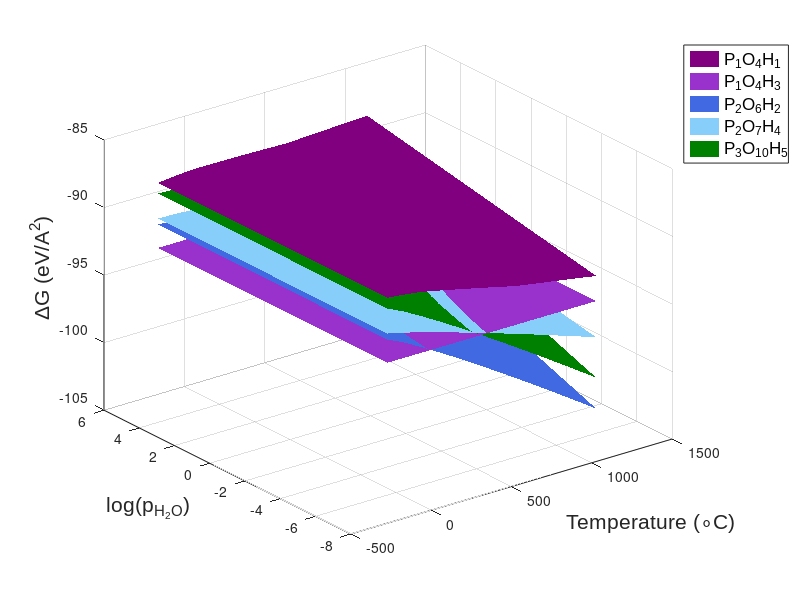

Here is the MATLAB script that generated this plot: (Note: this script raises an error after producing the figure.)
%% clean working space
clear all
close all
format long  

%% control

name_head = 'PO4H2_CeO2_H2O_O2_ppH2O_g_Matlantis';


% aPO4H3 + CeO2 + bH2O + cO2 → (PxOyHz)/CeO2;

% Chemical potential: O2(g) & H2O(g)

% coefficient
% a=x, b= -(3/2)x+(1/2)z, c= -(5/4)x+(1/2)y-(1/4)z


%%
% PxOyHz/CeO2
energy =[
    -1365.29730896426 % P1O4H   (x=1, y=4, z=1)
    -1379.28385412541 % P1O4H3 (x=1, y=4, z=3)
    -1398.69363235357 % P2O6H2 (x=2, y=6, z=2)
    -1412.57168630967 % P2O7H4 (x=2, y=7, z=4)
    -1446.17363235357 % P3O10H5 (x=3, y=10, z=5)
    ];

%%
coefficient = [
1	-1	0.5
1	0	0
2	-2	0
2	-1	0
3   -2  0
];

p_O2 = 0.1; %atm for fixed partial pressure
p_H2O = 0.00; %atm for fixed partial pressure

%%
energy_O2 = -10.28398216266;
energy_H2O = -14.31604842095   
energy_CeO2 = -1236.383926025; 
energy_PO4H3 = -199.0825513072/4; 
                                 

%%

%% O2 chemical potential

%%%%%%%%%%%%%%%%%%%%%%%%%%%%%%%%%%%%%%%%%%%%%%%%%%%%%%
% evaluate the chemical potential of the O2
% http://janaf.nist.gov/
%%%%%%%%%%%%%%%%%%%%%%%%%%%%%%%%%%%%%%%%%%%%%%%%%%%%%%

% Oxygen (O2)	O2(ref)
%T(K)	S	H-H(Tr)
table_O2 = [
0	0	-8.683
100	173.307	-5.779
200	193.485	-2.868
250	199.99	-1.41
300	205.329	0.054
350	209.88	1.531
400	213.871	3.025
450	217.445	4.543
500	220.693	6.084
600	226.451	9.244
700	231.466	12.499
800	235.921	15.835
900	239.931	19.241
1000	243.578	22.703
1100	246.922	26.212
1200	250.01	29.761
1300	252.878	33.344
];

for Temp = 1:1:14

p0 = 0.986923169314 ;% in atm 

T_O2 = table_O2(Temp,1); 
R  = 8.31451 * 0.00001036427; % eV/K
H0_O2 = table_O2(Temp,3);
S0_O2 = table_O2(Temp,2); 

a_O2 = [-8:1:5]; % look at the corresponding mu interval!*
p_O2 = 10.^(a_O2);

delta_mu_O2_p0 = 0.0103642 * ( H0_O2 - table_O2(1,3) - (T_O2 .* S0_O2) ./ 1000) ;
delta_mu_O2 = delta_mu_O2_p0 + (R .* T_O2) * log ( p_O2 ./ p0);

cp_O2(:,Temp) = delta_mu_O2;


end


for ii = 1:1:14
    cp_O2(ii,:) = cp_O2(1,:);
end

pp_O2 = zeros(11,14);
pp_O2 = a_O2.';

%check matlix

for iii = 1:1:14
    temperature(iii,:) = [0:100:1300];
    pp_O2(:,iii) = pp_O2(:,1);
end

%%

%% H2o chemical potential

%%%%%%%%%%%%%%%%%%%%%%%%%%%%%%%%%%%%%%%%%%%%%%%%%%%%%%
% evaluate the chemical potential of the H2O
% http://kinetics.nist.gov/janaf/html/H-064.html
%%%%%%%%%%%%%%%%%%%%%%%%%%%%%%%%%%%%%%%%%%%%%%%%%%%%%%
% Water (H2O)           H2O1(g)

% Enthalpy Reference Temperature = Tr = 298.15 K  
% Standard State Pressure = p° = 0.1 MPa = 0.986923169314 atm
% T              S°               H-H°(Tr)    
% K             J·mol-1·deg-1     kJ·mol-1        
table_H2O = [
0	0	-9.904
100	152.388	-6.615
200	175.485	-3.282
300	189.042	0.062
400	198.788	3.452
500	206.534	6.925
600	213.052	10.501
700	218.739	14.192
800	223.825	18.002
900	228.459	21.938
1000	232.738	26
1100	236.731	30.191
1200	240.485	34.506
1300	244.035	38.942
];

for Temp = 1:1:14

p0 = 0.986923169314 ;% in atm 



T_H2O = table_H2O(Temp,1); 
R  = 8.31451 * 0.00001036427; % eV/K
H0_H2O = table_H2O(Temp,3); 
S0_H2O = table_H2O(Temp,2); 

a_H2O = [-8:1:5]; % look at the corresponding mu interval!*
p_H2O = 10.^(a_H2O);

delta_mu_H2O_p0 = 0.0103642 * ( H0_H2O - table_H2O(1,3) - (T_H2O .* S0_H2O) ./ 1000) ; % delta_mu_H2O_p0 for T_H2O = 300 K

delta_mu_H2O = delta_mu_H2O_p0 + (R .* T_H2O) * log ( p_H2O ./ p0);


cp_H2O(:,Temp) = delta_mu_H2O;

end


pp_H2O = zeros(11,14);
pp_H2O = a_H2O.';

%check matlix

for iii = 1:1:14
    temperature(iii,:) = [0:100:1300];
    pp_H2O(:,iii) = pp_H2O(:,1);
end

%%


for i = 1:1:14
    E_O2(i,:) = energy_O2;
    E_H2O(i,:) = energy_H2O;
    E_PO4H3(i,:) = energy_PO4H3;
    E_CeO2(i,:) = energy_CeO2;
    
    E_O2(:,i) = energy_O2;
    E_H2O(:,i) = energy_H2O;
    E_PO4H3(:,i) = energy_PO4H3;
    E_CeO2(:,i) = energy_CeO2;
    
end

for j = 1:1:size(energy)
    for i = 1:1:14
        
       % if i < 12 
        E(i,:,j) = energy(j,1);
        E(:,i,j) = energy(j,1);

    end
    
    Z(:,:,j) = E(:,:,j) - E_CeO2 - coefficient(j,1)*E_PO4H3 - coefficient(j,2)*E_H2O - coefficient(j,3)*E_O2;
    G(:,:,j) = Z(:,:,j) + (-coefficient(j,2)*cp_H2O-coefficient(j,3)*cp_O2);
    %G(:,:,j) = Z(:,:,j) + (-coefficient(j,2)*cp_H2O); 
    
end

%% PLOT

colors = [
    128./255 0./255 128./255   ; ... % P1O4H   (x=1, y=4, z=1) 
    153./255 50./255 204./255  ;...  % P1O4H3  (x=1, y=4, z=3)
    65./255 105./255 225./255  ; ... % P2O6H2  (x=2, y=6, z=2)
    135./255 206./255 250./255 ; ... % P2O7H4  (x=2, y=7, z=4)            
        0./255 128./255 0./255 ; ... % P3O10H5 (x=3, y=10, z=5)
           ];

figure(1);

hold on

for i=1:size(energy)
    hSurface = surf(temperature-273,pp_H2O,G(:,:,i),'EdgeColor','none');
    set(hSurface,'FaceColor',colors(i,:));
    xlabel('Temperature (\circC)','FontSize',15,'FontName','Arial')
    ylabel('log(p_{H_{2}O})','FontSize',15,'FontName','Arial')
    zlabel('\DeltaG (eV/{A}^2)','FontSize',15,'FontName','Arial')
    title('')
end

legend('P_{1}O_{4}H_{1}','P_{1}O_{4}H_{3}',...'P_{2}O_{5}',...
    'P_{2}O_{6}H_{2}','P_{2}O_{7}H_{4}','P_{3}O_{10}H_{5}',...
    ...'P_{3}O_{8}H_{1}',...
    ...'P_{3}O_{9}H_{3}','P_{3}O_{10}H_{5}',...'P_{4}O_{10}',...
    ...'P_{4}O_{11}H_{2}','P_{4}O_{12}H_{4}','P_{4}O_{13}H_{6}',...
    'location','northeastoutside','FontSize',12,'FontName','Arial')
%legend(comp,'location','eastoutside','FontSize',legand_fontsize,'FontName','Arial')

% turn the grid on
grid on;

% set the view
view(3);
ax1 = gca;
ax1.XTick = 0:100:900;
set(ax1, 'XLim',[0 800],'TickDir','out', 'box','on',...
    'YLim',[-8 5],'ZLim',[-8 2],'FontName','Arial','Fontsize',15);
pbaspect([5 5 3])

 print_name_3d = strcat(name_head,'-3d.jpg');
 print(print_name_3d,'-djpeg','-r600')


%%

figure(2)
scrsz = get(0,'ScreenSize');
hf2=figure(2);
set(hf2,'Position',[0.8,1.2,0.8,1.2].*scrsz); %full screensize
set(gcf,'Renderer','ZBuffer','RendererMode','manual');
hold on;

% turn the grid on
%grid on;

% set the view
view([0 0 -10]);

% draw the planes in their respective colors
for i=1:size(energy)
    hSurface = surf(temperature-273,pp_H2O,G(:,:,i),'EdgeColor','none');
    set(hSurface,'FaceColor',colors(i,:));
end

% title
%title({'\fontsize{12} \bf FAU (T = 600K)\rm ';'';''});
title({' ';'';''});

% set text for the default x/y axes
ax1 = gca;
set(ax1,'XColor','k','YColor','k','TickDir','out','box','on',...
    'Position',[0.2,0.2,0.6,0.6],'FontName','Arial','Fontsize',30);
ax1.XTick = 0:100:900;
xlabel('Temperature (\circC)','Fontsize',30,'FontName','Arial');
ylabel('log(p_{H_{2}O})','Fontsize',30,'FontName','Arial');
set(ax1,'XLim',[0 800],...
        'YLim',[-6 1],...
        'LineWidth',1.5,...
        'XAxisLocation','bottom',...
        'Layer','Top',...
        'Box','off');
pbaspect([1.25 1 1])
% 
% % create another pair of axes
% ax2 = axes('Position',get(ax1,'Position'),...
%            'XAxisLocation','top',...
%            'YAxisLocation','right',...
%            'Color','none',...
%            'XColor','k','YColor','k','YDir','reverse');
%        
%        
% x2 = [a_O2];
% y2 = [a_H2O];
% set(ax2,'FontSize',20);
% xlabel('Temperature (K)','Fontsize',30,'FontName','Arial'); 
% ylabel('log(p_{H_2})','Fontsize',30,'FontName','Arial');
% x2s=size(x2,2);
% y2s=size(y2,2);
% set(ax2,'XLim',[0 1300],'YLim',[-8 5],'Layer','Bottom','FontName','Arial','Fontsize',30);
% 


 print_name_2d = strcat(name_head,'-2d.jpg');
 print(print_name_2d,'-djpeg','-r600')
 